Frame 1 (no input): blank canvas, image omitted
Frame 60 (no input): blank canvas, image omitted
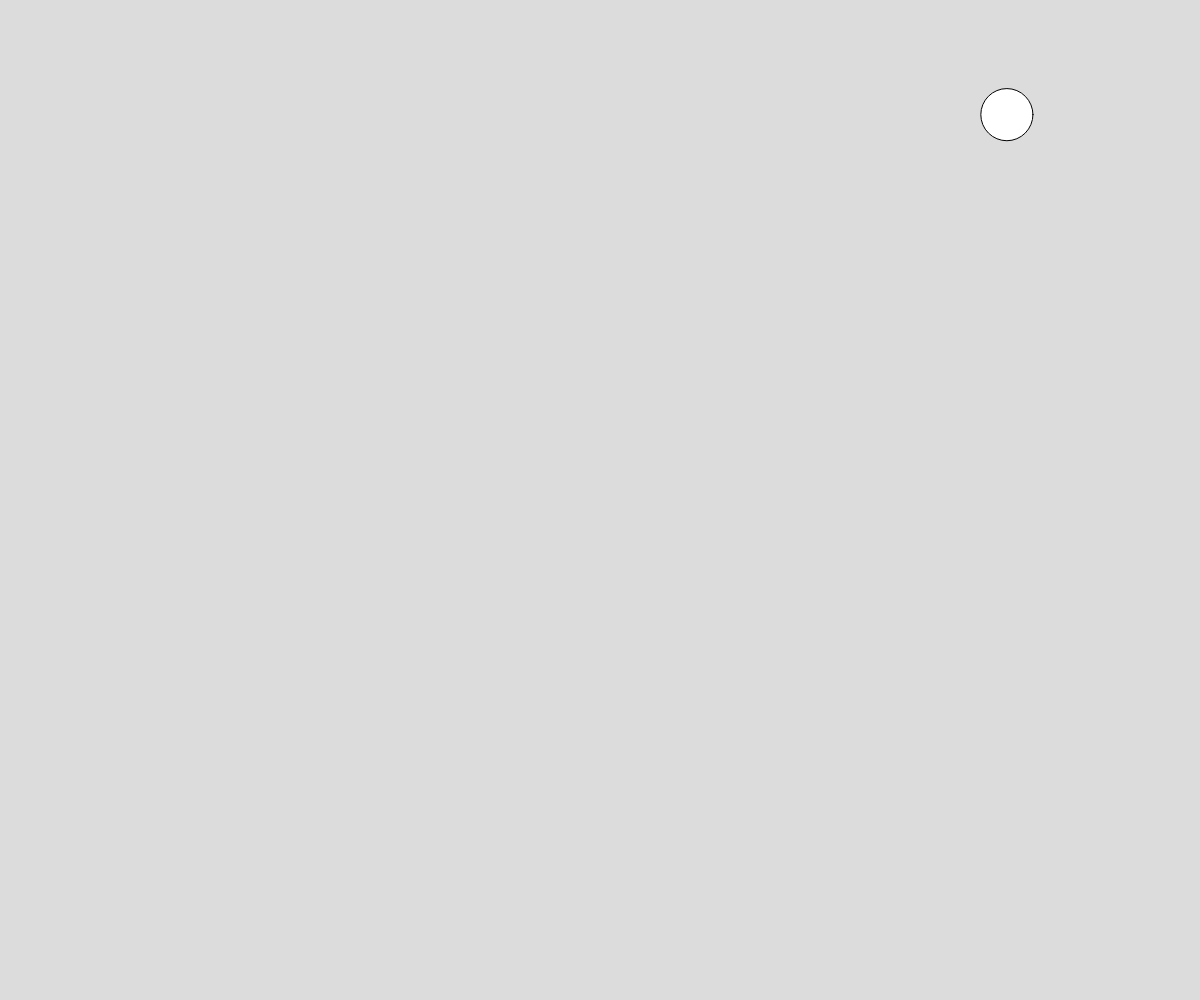
Frame 120 (the mouse pressed at the canvas centre since frame 60)

The p5.js sketch whose frames 1 and 60 were blank and that drew this single picture after the mouse press (run headless with seeded random() and noise() and a simulated clock; from frame 60 on, the mouse is pressed at the canvas centre):

// p5.js sketch
// ── sketch.js
// ball array demo
// Your Name
// Date
//
// Extra for Experts:
// - describe what you did to take this project "above and beyond"

let ballArray = [];

function setup() {
  createCanvas(windowWidth, windowHeight);
}

function draw() {
  background(220);

  for (let ball of ballArray){
    ball.x += ball.dx;
    ball.y += ball.dy;

    circle(ball.x, ball.y, ball.radius*2);
  }
}

function mousePressed(){
  spawnBall();
}
function spawnBall(){
  let someBall = {
    x: random(width),
    y: random(height),
    dx: random(-5, 5),
    dy: random(-5,5),
    radius: random(10, 30),
  };
  ballArray.push(someBall);
}
